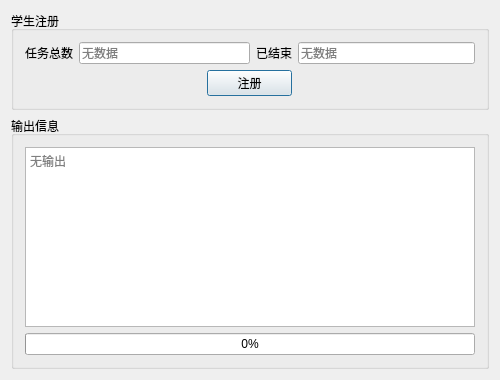
<?xml version="1.0" encoding="UTF-8"?>
<ui version="4.0">
 <class>RegUsers</class>
 <widget class="QDialog" name="RegUsers">
  <property name="geometry">
   <rect>
    <x>0</x>
    <y>0</y>
    <width>500</width>
    <height>380</height>
   </rect>
  </property>
  <property name="maximumSize">
   <size>
    <width>500</width>
    <height>380</height>
   </size>
  </property>
  <property name="windowTitle">
   <string>学生批量注册</string>
  </property>
  <property name="windowIcon">
   <iconset resource="Client.qrc">
    <normaloff>:/Client/icon.png</normaloff>:/Client/icon.png</iconset>
  </property>
  <layout class="QGridLayout" name="gridLayout_3">
   <item row="0" column="0">
    <widget class="QGroupBox" name="groupBox">
     <property name="title">
      <string>学生注册</string>
     </property>
     <layout class="QGridLayout" name="gridLayout">
      <item row="0" column="0">
       <widget class="QLabel" name="label">
        <property name="sizePolicy">
         <sizepolicy hsizetype="Fixed" vsizetype="Preferred">
          <horstretch>0</horstretch>
          <verstretch>0</verstretch>
         </sizepolicy>
        </property>
        <property name="text">
         <string>任务总数</string>
        </property>
       </widget>
      </item>
      <item row="0" column="1" colspan="2">
       <widget class="QLineEdit" name="total">
        <property name="readOnly">
         <bool>true</bool>
        </property>
        <property name="placeholderText">
         <string>无数据</string>
        </property>
       </widget>
      </item>
      <item row="0" column="3">
       <widget class="QLabel" name="label_2">
        <property name="sizePolicy">
         <sizepolicy hsizetype="Fixed" vsizetype="Preferred">
          <horstretch>0</horstretch>
          <verstretch>0</verstretch>
         </sizepolicy>
        </property>
        <property name="text">
         <string>已结束</string>
        </property>
       </widget>
      </item>
      <item row="0" column="4">
       <widget class="QLineEdit" name="finished">
        <property name="readOnly">
         <bool>true</bool>
        </property>
        <property name="placeholderText">
         <string>无数据</string>
        </property>
       </widget>
      </item>
      <item row="1" column="0" colspan="2">
       <spacer name="horizontalSpacer">
        <property name="orientation">
         <enum>Qt::Horizontal</enum>
        </property>
        <property name="sizeHint" stdset="0">
         <size>
          <width>184</width>
          <height>20</height>
         </size>
        </property>
       </spacer>
      </item>
      <item row="1" column="2" colspan="2">
       <widget class="QPushButton" name="start">
        <property name="text">
         <string>注册</string>
        </property>
       </widget>
      </item>
      <item row="1" column="4">
       <spacer name="horizontalSpacer_2">
        <property name="orientation">
         <enum>Qt::Horizontal</enum>
        </property>
        <property name="sizeHint" stdset="0">
         <size>
          <width>185</width>
          <height>20</height>
         </size>
        </property>
       </spacer>
      </item>
     </layout>
    </widget>
   </item>
   <item row="1" column="0">
    <widget class="QGroupBox" name="groupBox_2">
     <property name="title">
      <string>输出信息</string>
     </property>
     <layout class="QGridLayout" name="gridLayout_2">
      <item row="0" column="0">
       <widget class="QPlainTextEdit" name="output">
        <property name="readOnly">
         <bool>true</bool>
        </property>
        <property name="placeholderText">
         <string>无输出</string>
        </property>
       </widget>
      </item>
      <item row="1" column="0">
       <widget class="QProgressBar" name="bar">
        <property name="value">
         <number>0</number>
        </property>
        <property name="alignment">
         <set>Qt::AlignCenter</set>
        </property>
       </widget>
      </item>
     </layout>
    </widget>
   </item>
  </layout>
 </widget>
 <layoutdefault spacing="6" margin="11"/>
 <resources>
  <include location="Client.qrc"/>
 </resources>
 <connections/>
</ui>
